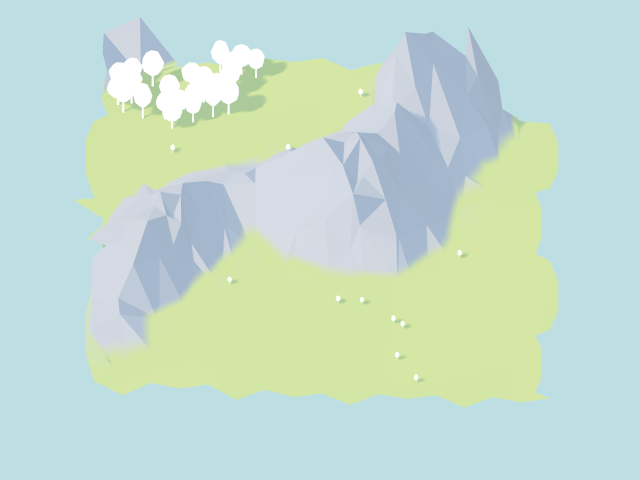
#> input picture candidates/shadow-local/20261006/evidence/20261006T201221.300757Z/B_clipped.png, 1280 x 960 px, found by its file name (shown at 1/2 size); the run also reads 1 picture not shown here
$ python analyze.py ../evidence/20261006T201221.300757Z/B_clipped.png
#> lines starting #> are read from the running program, lines starting #| are printed output that depends on the picture; after the words box and inside, x2 and y2 are one past the last pixel; in counts of white or black regions, pixels touching at a corner belong together
#!/usr/bin/env python3
"""Numeric evidence from actual GPU screenshots, never resynthesize the images."""
from pathlib import Path
import hashlib,json,sys
import numpy as np
from PIL import Image
run=Path(sys.argv[1]).resolve()
def im(name):return np.array(Image.open(run/(name+'.png')))[:,:,:3].astype(np.int16)
#> called with name = 'B_clipped'
#> call 2 of im, with name = 'B_no_cast'
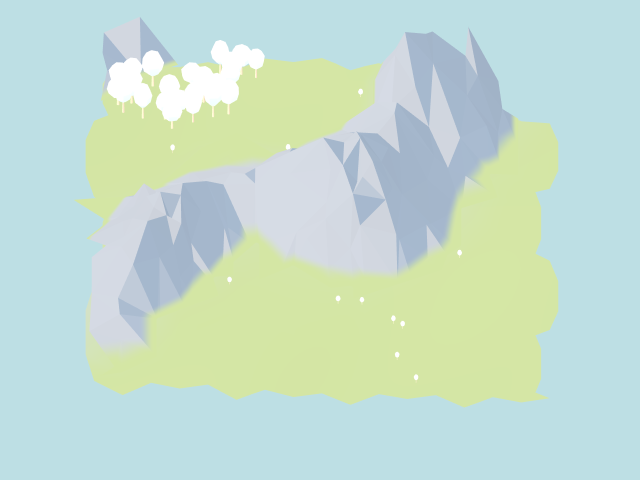
#> input picture candidates/shadow-local/20261006/evidence/20261006T201221.300757Z/B_no_cast.png, 1280 x 960 px, found by its file name (shown at 1/2 size)
#> call 4 of im, with name = 'B_masks_form_cast_max'
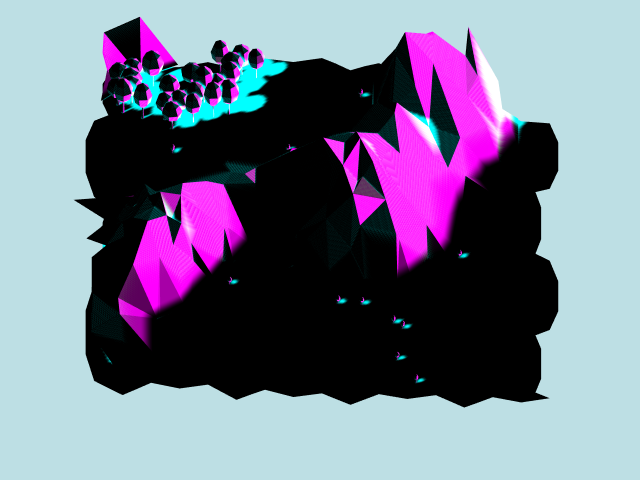
#> input picture candidates/shadow-local/20261006/evidence/20261006T201505.933137Z/B_masks_form_cast_max.png, 1280 x 960 px, found by its file name (shown at 1/2 size)
def erode(mask):
    return np.logical_and.reduce([np.roll(np.roll(mask,y,0),x,1) for y in [-1,0,1] for x in [-1,0,1]])
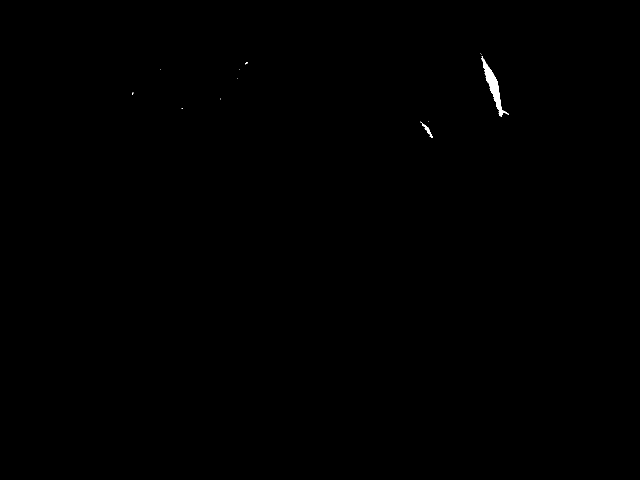
#> returned value: shape (960, 1280) bool (shown at 1/2 size); 0.14% white; 11 white regions (9 under 20 px), largest, box (x1, y1, x2, y2) and area: (962, 112, 1018, 234) 1486, (840, 243, 865, 276) 159
b,n,u,m=map(im,['B_clipped','B_no_cast','B_uncut','B_masks_form_cast_max'])
overlap=erode((m[:,:,0]>=254)&(m[:,:,1]>=254))
delta=np.abs(b-n).max(2)
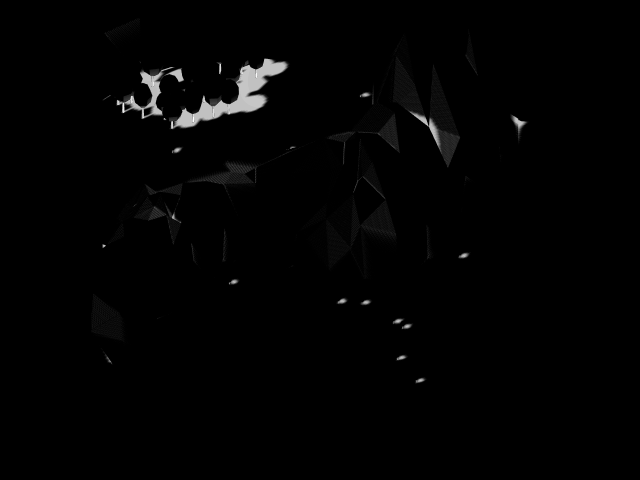
#> delta: shape (960, 1280) int16 (shown at 1/2 size); min 0, max 54, mean 0.6; drawn with min black and max white
assert int(overlap.sum())>25,'No actual overlapping shadow region'
#> (the run stopped early here; a loop or call above may not have finished)
